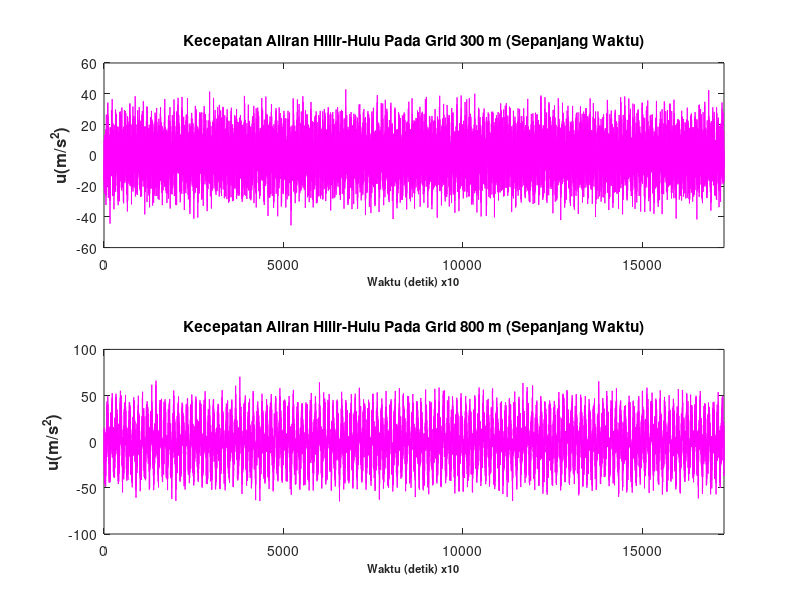
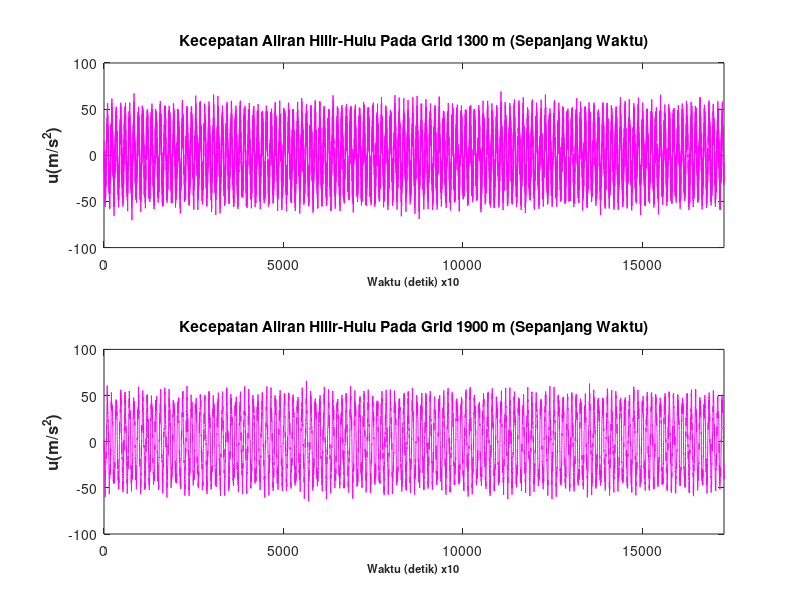
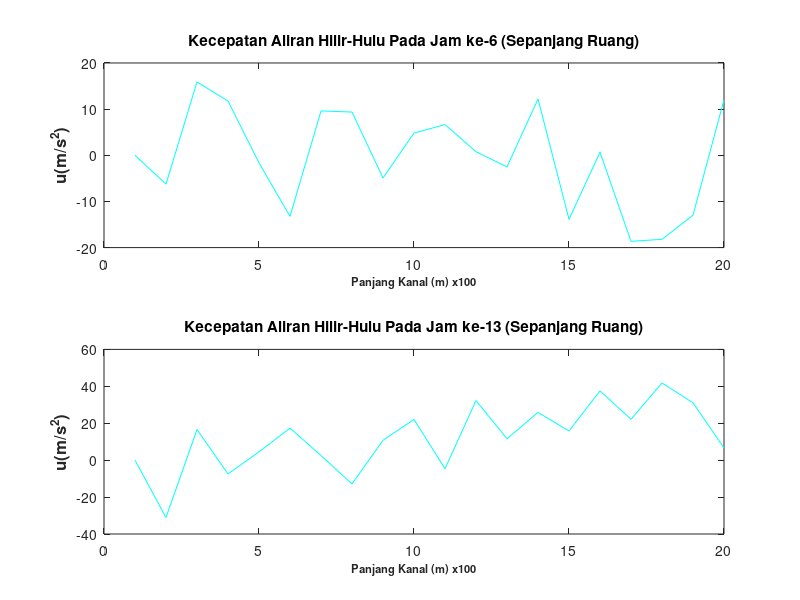
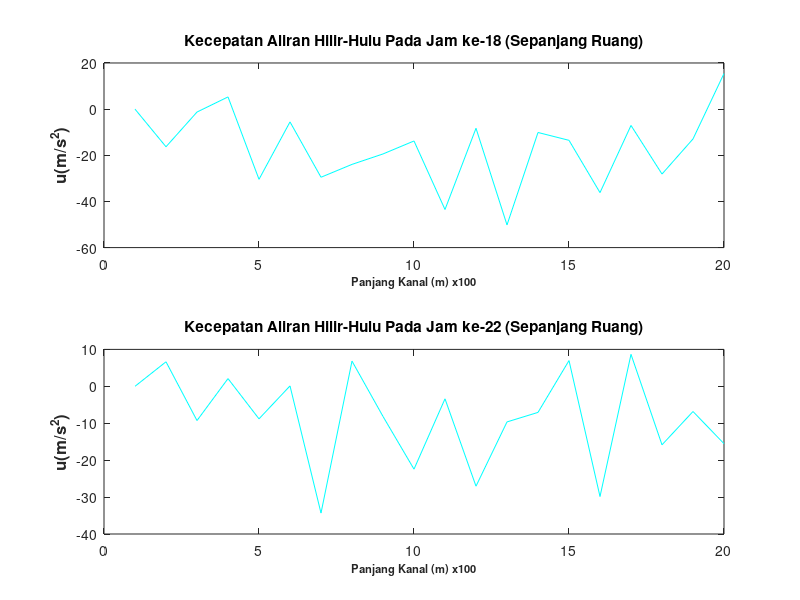

Write the MATLAB code that produced these figures, in order.
%MODEL HIDRODINAMIKA 1-D TOPOGRAFI PERSAMAAN TRANSPORT (MODUL III)-A2
%MUHAMMAD REFRI ANSYARI (12916028)

%% INPUT
%Inisialisasi Variabel
clear all;

L         = 2000;           %Panjang Kanal (m)
dx        = 100;            %Besar Grid Horizontal (m)
A         = 1.5;            %Amplitudo Gelombang Max (m)
T         = 12;             %Periode Gelombang (sekon)
g         = 10;             %Percepatan Gravitasi (m/s^2)
t         = 86400;          %Lama Simulasi (sekon) - Total lama simulasi adalah 1 hari
h         = 12:-7/20:3;     %Interval perubahan kedalaman ( hilir-hulu)
dhilir    = 12              %Kedalaman di Hilir
dhulu     = 3               %Kedalaman di Hulu
hx        = 1:50:2000;
%% Inisialisasi Parameter Gelombang
C0        = sqrt(g*dhilir); %Kecepatan gelombang (perairan dangkal)
sigma     = 2*3.14/T;       %Frekuensi Sudut
k         = 2*3.14/(T*C0);  %Bilangan Gelombang
%% Penentuan Langkah Waktu
dt        =5; 
%% Penentuan Jumlah Grid Waktu dan Ruang
imax=(L/dx); %Ruang
nmax=(t/dt); %Waktu
%% Nilai Awal dan Syarat Batas
%Nilai Awal
for i=1:imax
        % Nilai elevasi pada seluruh grid saat t=1
        elev(1,i)=A*cos(k*i*dx);
        %Nilai kecepatan awal pada seluruh grid saat t=1
        u(1,i)=A*C0*cos(k*(hx(i)+(0.5*dx)));
end
%Syarat Batas 
for n=1:nmax
        %Nilai elevasi pada grid batas di seluruh waktu
        elev(n,1)=A*cos(sigma*n*dt);
        %Nilai kedalaman total pada grid batas di seluruh waktu
        u(n,imax)=A*C0*cos(k*L-(sigma*n*dt));
end

        u(2,:)=u(1,:);
        elev(2,:)=elev(1,:);
%% PROSES
            % Menghitung nilai u
for n=2:nmax-1
    for i=2:imax-1
            u(n+1,i)=u(n-1,i)-(0.5*g*(dt/dx)*(h(i+1))+h(i)*(elev(n,i+1)-elev(n,i)));
    end
    
            % Menghitung nilai elevasi dan kedalaman 
    for i=2:imax-1
             elev(n+1,i)=elev(n,i)-(dt/dx)*(u(n+1,i)-u(n+1,i-1));     
    end
    
            % Penentuan Syarat Batas di Hilir (H baru)
    for i=2:imax-1
            u(n+1,i)=u(n,i)-(0.5*g*(dt/dx)*(h(i+1))+h(i)*(elev(n+1,i+1)-elev(n+1,i)));
    end
end

%%
% %Output Hasil
%% Plot Besar u (Sepanjang Waktu)
figure (1)
subplot(2,1,1);
plot (u(:,3),'m');
title ('Kecepatan Aliran Hilir-Hulu Pada Grid 300 m (Sepanjang Waktu)','fontweight','b');
xlim ([0 17280])
ylabel ('u(m/s^2)','FontSize',12,'fontweight','b');
xlabel ('Waktu (detik) x10','FontSize',8,'fontweight','b');

subplot(2,1,2);
plot (u(:,8),'m');
title ('Kecepatan Aliran Hilir-Hulu Pada Grid 800 m (Sepanjang Waktu)','fontweight','b');
xlim ([0 17280])
ylabel ('u(m/s^2)','FontSize',12,'fontweight','b');
xlabel ('Waktu (detik) x10','FontSize',8,'fontweight','b');

figure (2)
subplot(2,1,1);
plot (u(:,13),'m');
title ('Kecepatan Aliran Hilir-Hulu Pada Grid 1300 m (Sepanjang Waktu)','fontweight','b');
xlim ([0 17280])
ylabel ('u(m/s^2)','FontSize',12,'fontweight','b');
xlabel ('Waktu (detik) x10','FontSize',8,'fontweight','b');

subplot(2,1,2);
plot (u(:,19),'m');
title ('Kecepatan Aliran Hilir-Hulu Pada Grid 1900 m (Sepanjang Waktu)','fontweight','b');
xlim ([0 17280])
ylabel ('u(m/s^2)','FontSize',12,'fontweight','b');
xlabel ('Waktu (detik) x10','FontSize',8,'fontweight','b');

%% Plot Besar u (Sepanjang Ruang)
figure (3) 
subplot(2,1,1);
plot (u(4320,:),'c');
title ('Kecepatan Aliran Hilir-Hulu Pada Jam ke-6 (Sepanjang Ruang)','fontweight','b');
ylabel ('u(m/s^2)','FontSize',12,'fontweight','b');
xlabel ('Panjang Kanal (m) x100','FontSize',8,'fontweight','b');

subplot(2,1,2);
plot (u(9360,:),'c');
title ('Kecepatan Aliran Hilir-Hulu Pada Jam ke-13 (Sepanjang Ruang)','fontweight','b');
ylabel ('u(m/s^2)','FontSize',12,'fontweight','b');
xlabel ('Panjang Kanal (m) x100','FontSize',8,'fontweight','b');

figure(4)
subplot(2,1,1);
plot (u(12960,:),'c');
title ('Kecepatan Aliran Hilir-Hulu Pada Jam ke-18 (Sepanjang Ruang)','fontweight','b');
ylabel ('u(m/s^2)','FontSize',12,'fontweight','b');
xlabel ('Panjang Kanal (m) x100','FontSize',8,'fontweight','b');

subplot(2,1,2);
plot (u(15840,:),'c');
title ('Kecepatan Aliran Hilir-Hulu Pada Jam ke-22 (Sepanjang Ruang)','fontweight','b');
ylabel ('u(m/s^2)','FontSize',12,'fontweight','b');
xlabel ('Panjang Kanal (m) x100','FontSize',8,'fontweight','b');


%% Plot Nilai Elevasi Kanal (Sepanjang waktu)
figure (5)
subplot(2,1,1);
plot (elev(:,3),'g');
title ('Elevasi Hilir-Hulu Pada Grid 300 m (Sepanjang Waktu)','fontweight','b');
xlim ([0 17280])
ylabel ('Elevasi (m)','FontSize',12,'fontweight','b');
xlabel ('Waktu (detik) x10','FontSize',8,'fontweight','b');

subplot(2,1,2);
plot (elev(:,8),'g');
title ('Elevasi Hilir-Hulu Pada Grid 800 m (Sepanjang Waktu)','fontweight','b');
xlim ([0 17280])
ylabel ('Elevasi (m)','FontSize',12,'fontweight','b');
xlabel ('Waktu (detik) x10','FontSize',8,'fontweight','b');

figure (6)
subplot(2,1,1);
plot (elev(:,13),'g');
title ('Elevasi Hilir-Hulu Pada Grid 1300 m (Sepanjang Waktu)','fontweight','b');
xlim ([0 17280])
ylabel ('Elevasi (m)','FontSize',12,'fontweight','b');
xlabel ('Waktu (detik) x10','FontSize',8,'fontweight','b');

subplot(2,1,2);
plot (elev(:,19),'g');
title ('Elevasi Hilir-Hulu Pada Grid 1900 m (Sepanjang Waktu)','fontweight','b');
xlim ([0 17280])
ylabel ('Elevasi (m)','FontSize',12,'fontweight','b');
xlabel ('Waktu (detik) x10','FontSize',8,'fontweight','b');

%% Plot Nilai Elevasi Kanal (Sepanjang Ruang)
figure (7)
subplot(2,1,1);
plot (elev(4320,:),'r');
title ('Elevasi Hilir-Hulu Pada Jam ke-6 (Sepanjang Ruang)','fontweight','b');
ylabel ('Elevasi (m)','FontSize',12,'fontweight','b');
xlabel ('Panjang Kanal (m) x100','FontSize',8,'fontweight','b');

subplot(2,1,2);
plot (elev(9360,:),'r');
title ('Elevasi Aliran Hilir-Hulu Pada Jam ke-13 (Sepanjang Ruang)','fontweight','b');
ylabel ('Elevasi (m)','FontSize',12,'fontweight','b');
xlabel ('Panjang Kanal (m) x100','FontSize',8,'fontweight','b');

figure(8)
subplot(2,1,1);
plot (elev(12960,:),'r');
title ('Elevasi Aliran Hilir-Hulu Pada Jam ke-18 (Sepanjang Ruang)','fontweight','b');
ylabel ('Elevasi (m)','FontSize',12,'fontweight','b');
xlabel ('Panjang Kanal (m) x100','FontSize',8,'fontweight','b');

subplot(2,1,2);
plot (elev(15840,:),'r');
title ('Elevasi Aliran Hilir-Hulu Pada Jam ke-22 (Sepanjang Ruang)','fontweight','b');
ylabel ('Elevasi (m)','FontSize',12,'fontweight','b');
xlabel ('Panjang Kanal (m) x100','FontSize',8,'fontweight','b');
